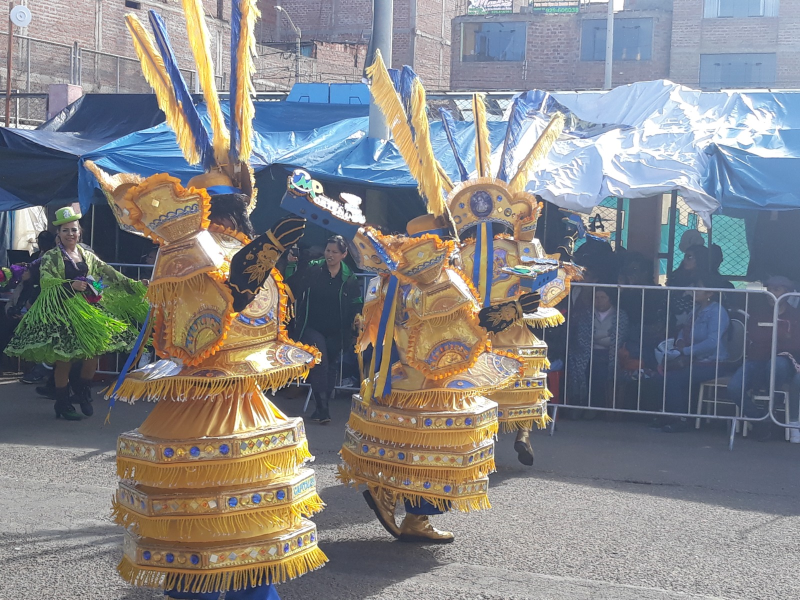
#> input picture laboratorio 10 crop/images/3.jpg, 1600 x 1200 px, given in place of perro_lucas.png, which was not available (shown at 1/2 size)
$ jupyter execute --allow-errors 'Copia de Lab_04.ipynb'   (shell and % lines are left out)   (Python 2 division)   (text cells are left out)
#> lines starting #> are read from the running program, lines starting #| are printed output that depends on the picture; pictures that were not available may be replaced by others from this repository, and a replacement may not be noted
[cell 1]
from google.colab import drive
drive.mount ('/content/drive')

[cell 2]
from google.colab import files
files.upload()
#> the answer given: 3.jpg

[cell 3]
ruta = '/content/drive/My Drive/perro_lucas.png'

[cell 4]
from IPython.display import Image
Image(ruta)

[cell 5]
import numpy as np
import matplotlib.pyplot as plt

[cell 6]
import cv2
import numpy
from google.colab.patches import cv2_imshow
import math
img = cv2.imread(ruta)
#> img is the input picture: shape (1200, 1600, 3); mean B, G, R 135.2, 133.9, 134.2
color = ('b','g','r')
#> (the rest of this cell did not finish here and is left out)

[cell 7]
img = cv2.imread(ruta,0)
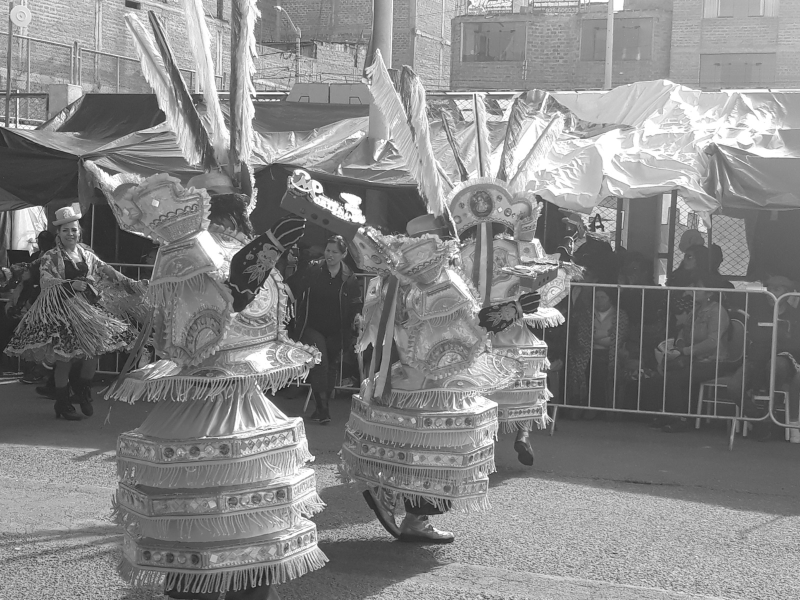
#> img: shape (1200, 1600) (shown at 1/2 size); min 6, max 255, mean 134.2
plt.hist(img.ravel(),256,[0,256]); plt.show()
#> (this line was passed over: IPython is not available in this run)

[cell 8]
def calGrayHist(image):
  rows,cols=image.shape
#> rows = 1200; cols = 1600
  grayHist=np.zeros([256],np.uint64)
  for r in range (rows):
    for c in range (cols):
      grayHist[image[r][c]] +=1
  return grayHist
image=cv2.imread(ruta,cv2.IMREAD_GRAYSCALE)
calGrayHist=calGrayHist(image)
#> calGrayHist = 256 values, max 23197 at index 255, min 0 at index 0, mean 7500
x_range=range(256)
plt.plot(x_range,calGrayHist,'r',linewidth=2,c='black')
#> (this line was passed over: IPython is not available in this run)
plt.show()

[cell 9]
mask = np.zeros(img.shape[:2], np.uint8)
mask[10:140, 100:200] = 255
masked_img = cv2.bitwise_and(img,img,mask = mask)
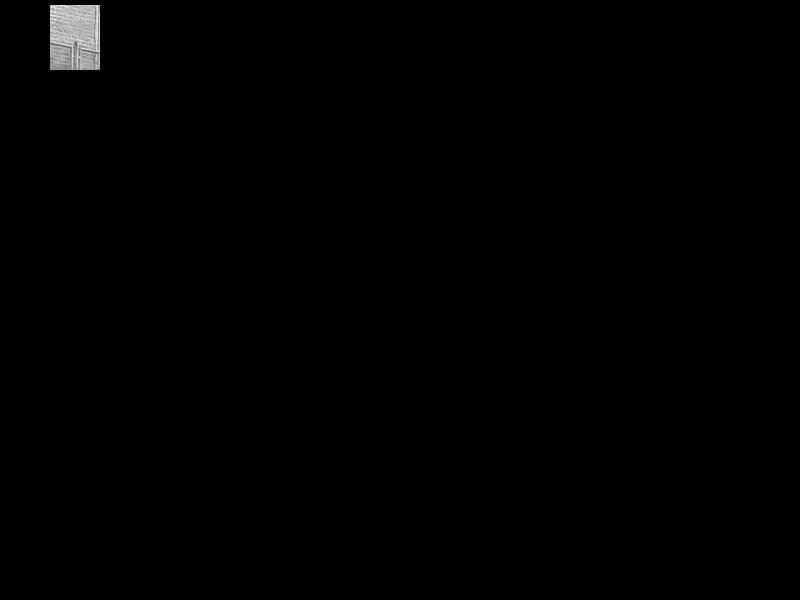
#> masked_img: shape (1200, 1600) (shown at 1/2 size); min 0, max 255, mean 1.2
hist_full = cv2.calcHist([img],[0],None,[256],[0,256])
#> hist_full has the same summary as calGrayHist
hist_mask = cv2.calcHist([img],[0],mask,[256],[0,256])
#> hist_mask = 256 values, max 222 at index 184, min 0 at index 0, mean 50.78
#> (the rest of this cell did not finish here and is left out)

[cell 10]
img = cv2.imread(ruta)
img_to_yuv = cv2.cvtColor(img,cv2.COLOR_BGR2YUV)
#> img_to_yuv: shape (1200, 1600, 3); mean of channels 0, 1, 2 134.1, 128.5, 128.1
img_to_yuv[:,:,0] = cv2.equalizeHist(img_to_yuv[:,:,0])
#> img_to_yuv: shape (1200, 1600, 3); mean of channels 0, 1, 2 128.2, 128.5, 128.1
hist_equalization_result = cv2.cvtColor(img_to_yuv, cv2.COLOR_YUV2BGR)
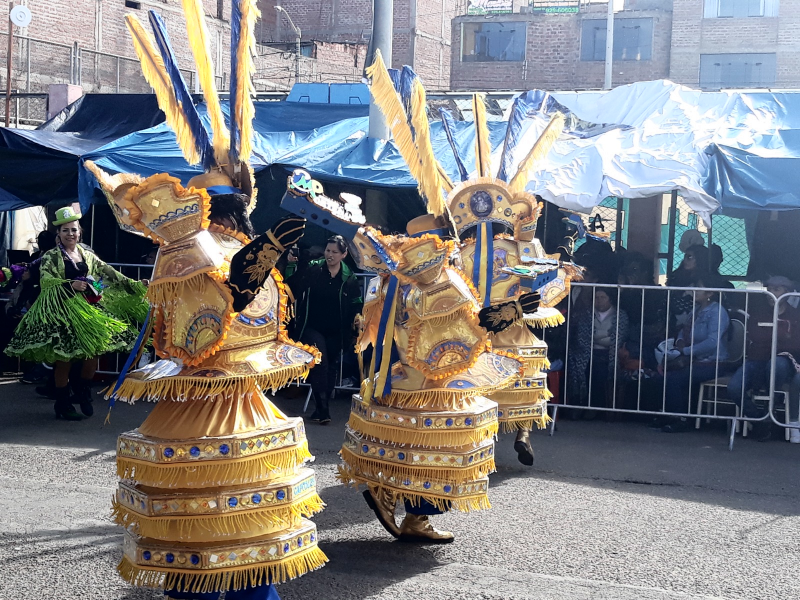
#> hist_equalization_result: shape (1200, 1600, 3) (shown at 1/2 size); mean B, G, R 128.8, 127.9, 128.2
cv2.imwrite(ruta,hist_equalization_result)
#> Out = True

[cell 11]
Image(ruta)

[cell 12]
img = cv2.imread(ruta)
color = ('b','g','r')
#> (the rest of this cell did not finish here and is left out)

[cell 13]
ruta1 = '/content/drive/My Drive/gata_mini.jpeg'

[cell 14]
from IPython.display import Image
Image(ruta1)

[cell 15]
img = cv2.imread(ruta1, 0)
plt.hist(img.ravel(), 256, [0,256])
#> (this line was passed over: IPython is not available in this run)
plt.show()

[cell 16]
img = cv2.imread(ruta1, 0)

hist, bins = np.histogram(img.flatten(), 256, [0,256])
#> hist has the same summary as calGrayHist; bins = 257 values from 0 to 256

cdf = hist.cumsum()
#> cdf = 256 values from 0 to 1920000
cdf_normalized = cdf*float(hist.max())/cdf.max()
#> cdf_normalized = 256 values from 0 to 23197

plt.plot(cdf_normalized, color = 'b')
#> (this line was passed over: IPython is not available in this run)
plt.hist(img.flatten(),256,[0,256], color = 'r')
#> (this line was passed over: IPython is not available in this run)
plt.xlim([0,256])
#> (this line was passed over: IPython is not available in this run)
plt.legend(('cdf','histogram'), loc = 'upper left')
#> (this line was passed over: IPython is not available in this run)
plt.show()
